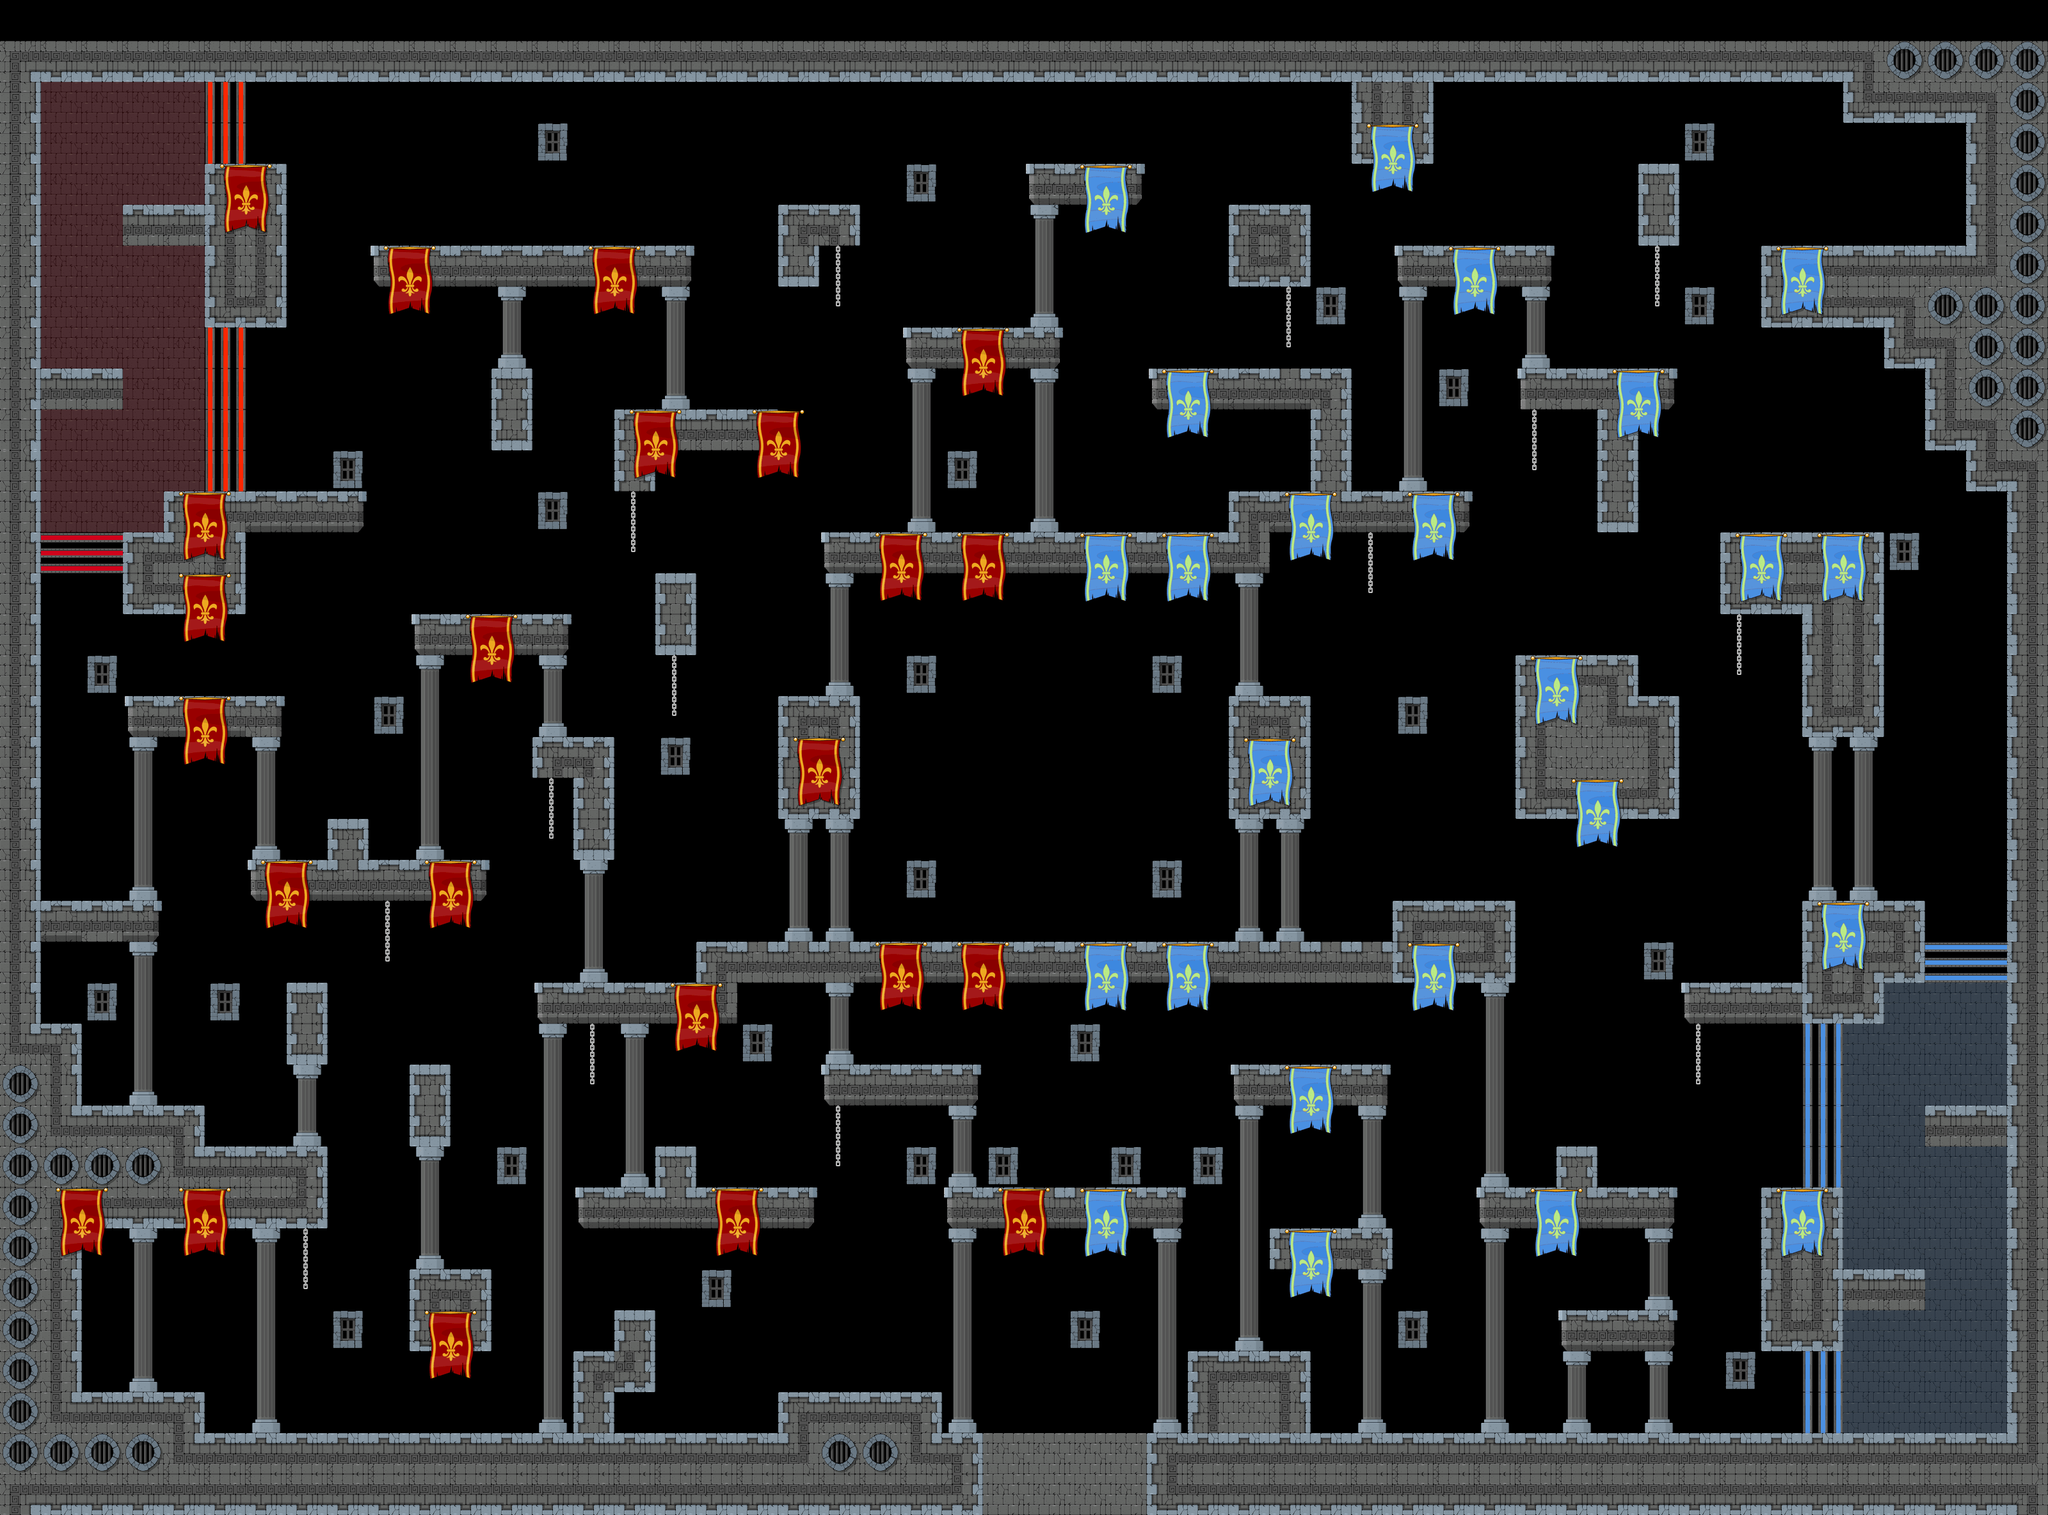

A level layout from a 2D game, rendered from its tile map. Below: a short description, then the map file with tile-grid data replaced by summaries:
An orthogonal 50x37 tile map with 64x64 px tiles, 2 tile layers (barriers, fg), 1 hidden layer not drawn and 30 objects (14x chest, 13x slot, 3x flag).

<map version="1.0" tiledversion="1.0.1" orientation="orthogonal" renderorder="right-down" width="50" height="37" tilewidth="64" tileheight="64" nextobjectid="37">
 <tileset firstgid="1" name="skin1-tileset" tilewidth="64" tileheight="64" tilecount="256" columns="16">
  <image source="../../tilesets/skin1-tileset.png" width="1024" height="1024" />
 </tileset>
 <layer name="bg" width="50" height="37" visible="0">
  <data>[1850 cells, 337 non-empty, 3 distinct tile ids]</data>
 </layer>
 <layer name="barriers" width="50" height="37">
  <data>[1850 cells, 551 non-empty, 33 distinct tile ids]</data>
 </layer>
 <layer name="fg" width="50" height="37">
  <data>[1850 cells, 503 non-empty, 17 distinct tile ids]</data>
 </layer>
 <objectgroup color="#ffff00" name="chestSpawn">
  <object id="3" name="chest1" type="chest" x="64" y="1536" width="64" height="64" />
  <object id="5" name="chest2" type="chest" x="512" y="1216" width="64" height="64" />
  <object id="8" name="chest4" type="chest" x="832" y="896" width="64" height="64" />
  <object id="9" name="chest5" type="chest" x="1904" y="1408" width="64" height="64" />
  <object id="27" name="chest5" type="chest" x="1216" y="2112" width="64" height="64" />
  <object id="28" name="chest5" type="chest" x="1408" y="1408" width="64" height="64" />
  <object id="29" name="chest5" type="chest" x="1152" y="576" width="64" height="64" />
  <object id="30" name="chest5" type="chest" x="2240" y="704" width="64" height="64" />
  <object id="31" name="chest5" type="chest" x="1856" y="768" width="64" height="64" />
  <object id="32" name="chest5" type="chest" x="2240" y="1344" width="64" height="64" />
  <object id="33" name="chest5" type="chest" x="2432" y="1984" width="64" height="64" />
  <object id="34" name="chest5" type="chest" x="2496" y="960" width="64" height="64" />
  <object id="35" name="chest5" type="chest" x="2432" y="1728" width="64" height="64" />
  <object id="36" name="chest5" type="chest" x="2368" y="320" width="64" height="64" />
 </objectgroup>
 <objectgroup color="#0000ff" name="flagObjects">
  <object id="10" name="midFlag" type="flag" x="1584" y="1152" width="64" height="64" />
  <object id="12" name="redFlag" type="flag" x="128" y="960" width="64" height="64" />
  <object id="13" name="blueFlag" type="flag" x="3072" y="960" width="64" height="64" />
  <object id="14" name="midSlot" type="slot" x="1616" y="1184" width="32" height="32" />
  <object id="15" name="slot5" type="slot" x="1360" y="2080" width="32" height="32" />
  <object id="16" name="slot6" type="slot" x="1932" y="214" width="32" height="32" />
  <object id="17" name="slot4" type="slot" x="1296" y="208" width="32" height="32" />
  <object id="18" name="slot7" type="slot" x="2128" y="2112" width="32" height="32" />
  <object id="19" name="slot3" type="slot" x="800" y="2080" width="32" height="32" />
  <object id="20" name="slot2" type="slot" x="625" y="208" width="32" height="32" />
  <object id="21" name="slot1" type="slot" x="288" y="2080" width="32" height="32" />
  <object id="22" name="slot8" type="slot" x="2336" y="208" width="32" height="32" />
  <object id="23" name="slot9" type="slot" x="2528" y="2176" width="32" height="32" />
  <object id="24" name="slot10" type="slot" x="2960" y="272" width="32" height="32" />
  <object id="25" name="slotRed" type="slot" x="96" y="992" width="32" height="32" />
  <object id="26" name="slotBlue" type="slot" x="3040" y="992" width="32" height="32" />
 </objectgroup>
</map>
